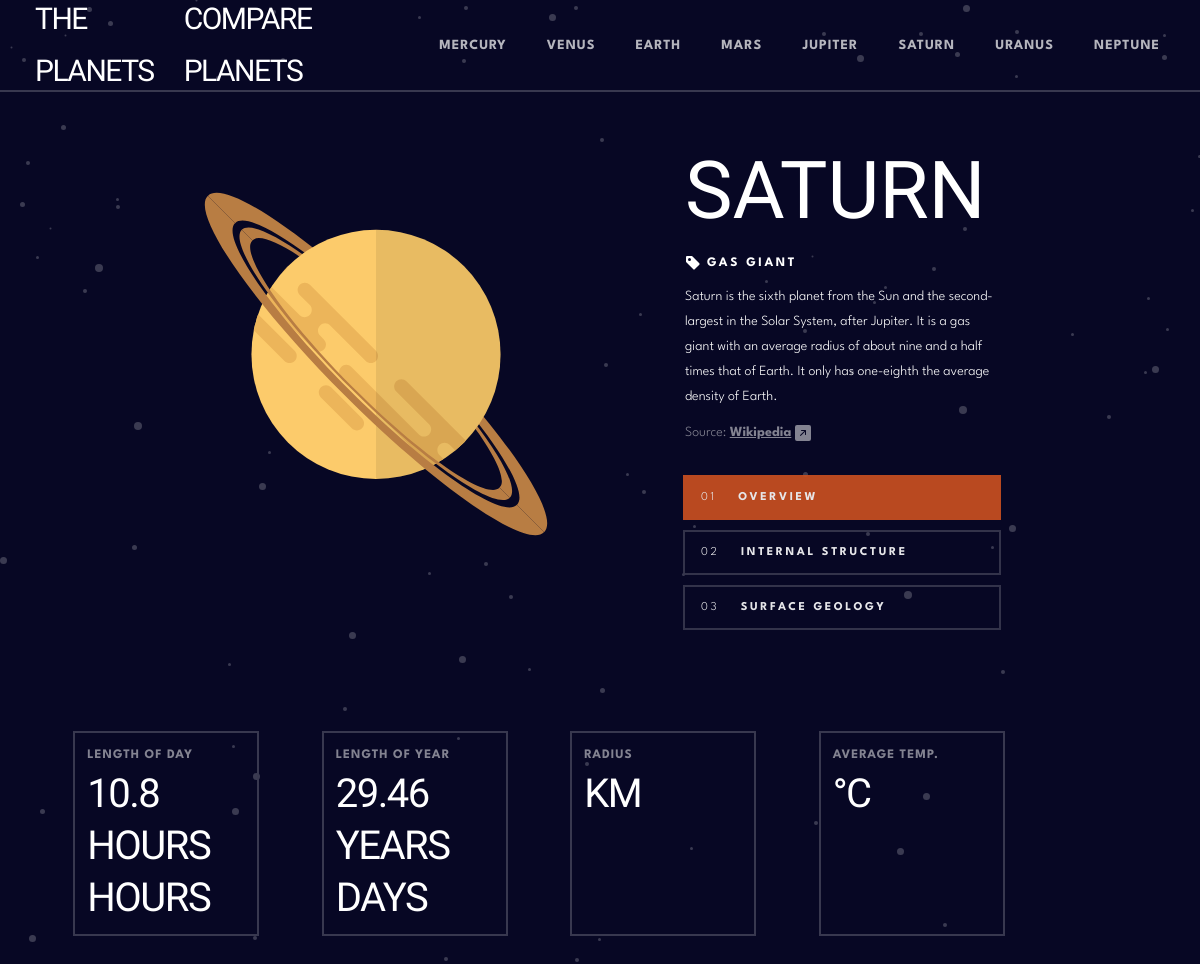
Before: /Saturn/1/ with the older database file.
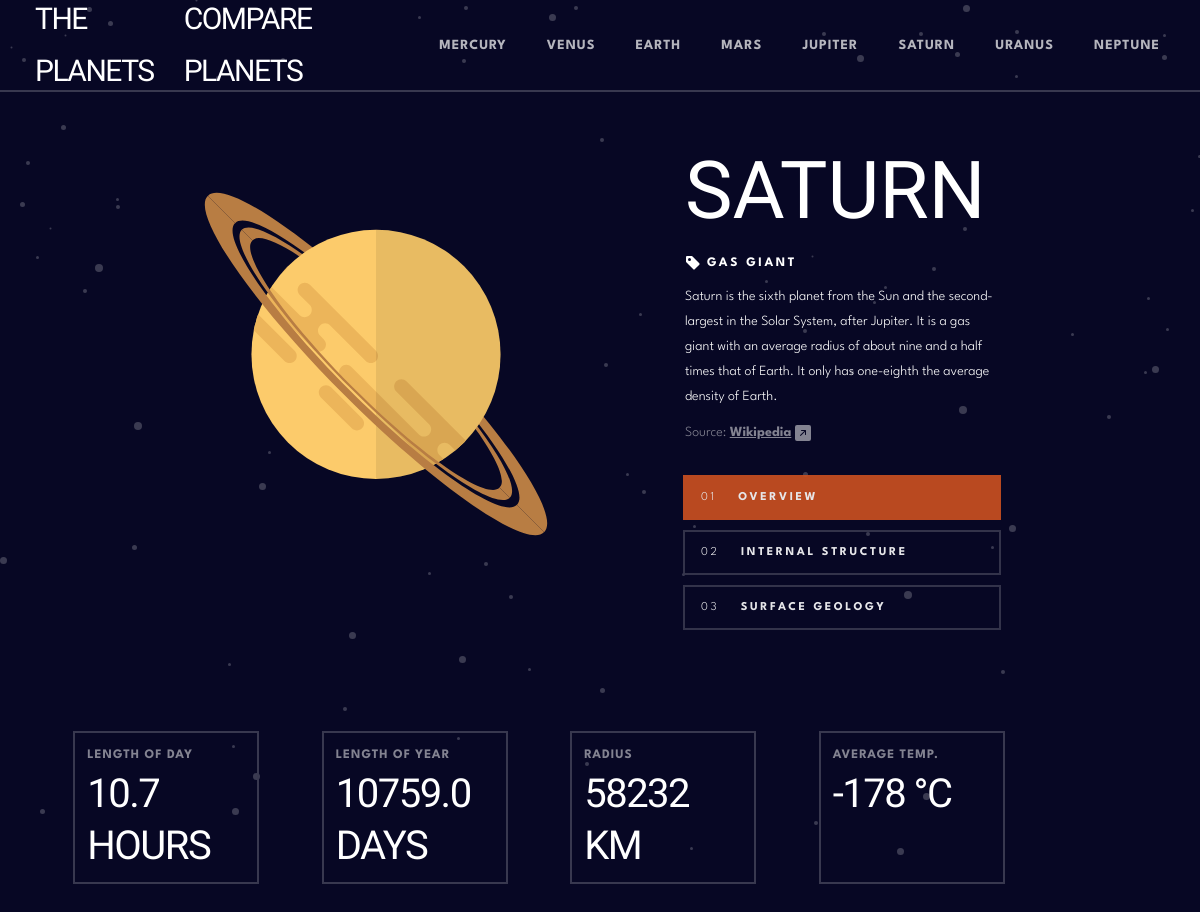
After: the same page with the newer database file.
### planets_app/models.py (models this page shows, shortened)
class Planet(models.Model):
    YES = "Y"
    NO = "N"
    Y_N_CHOICES = [
        (YES, "Yes"),
        (NO, "No")
    ]
    mass = models.CharField(max_length=50, default='add a value')
    gravity = models.FloatField(validators=[MinValueValidator(0.0)], default=0.0)
    distance_sun = models.FloatField(validators=[MinValueValidator(0.0)], default=0.0)
    moons_num = models.IntegerField(default=0)
    rings = models.CharField(max_length=1, choices=Y_N_CHOICES, default=YES)
    category_id = models.ForeignKey(PlanetType, on_delete=models.CASCADE, default=1)
    name = models.CharField(max_length=50)
    overview = models.TextField()
    overview_source = models.URLField()
    structure = models.TextField()
    structure_source = models.URLField()
    geology = models.TextField()
    geology_source = models.URLField()
    rotation = models.FloatField(validators=[MinValueValidator(0.0)], default=0.0)
    revolution = models.FloatField(validators=[MinValueValidator(0.0)], default=0.0)
    radius = models.FloatField(validators=[MinValueValidator(0.0)], default=0.0)
    temperature = models.FloatField(default=0.0)
    planet_image = models.FileField(upload_to="static/images/",
                                    validators=[FileExtensionValidator(['pdf', 'doc', 'svg'])])
    internal_image = models.FileField(upload_to="static/images/",
                                      validators=[FileExtensionValidator(['pdf', 'doc', 'svg'])])
    geology_image = models.ImageField(upload_to="static/images/")

class PlanetType(models.Model):
    TERRESTRIAL_PLANET = "TP"
    GAS_GIANT = "GGP"
    PLANET_TYPES_CATEGORY = [
        (TERRESTRIAL_PLANET, "Terrestrial Planet"),
        (GAS_GIANT, "Gas Giant")
    ]
    planet_category = models.CharField(max_length=3, choices=PLANET_TYPES_CATEGORY)
    def __str__(self):
        planet_category_dict = dict(self.PLANET_TYPES_CATEGORY)
        category_full_name = planet_category_dict[self.planet_category]
        return f"{category_full_name}"

### planets_app/views.py (the view)
# urls.py: path('<str:planet_name>/<str:planet_section>/', views.planet_detail, name='planet_detail'),
def planet_detail(request, planet_name, planet_section):
    active_planet = planet_name
    active_section = planet_section
    if planet_name in planet_names and planet_section in planet_sections:
        planet = get_object_or_404(Planet, name=planet_name)
        return render(request, 'planets_app/planet_detail.html', {'planet': planet,
                                                                  'planet_names': planet_names,
                                                                  'active_planet': active_planet,
                                                                  'active_section': active_section
                                                                  })
    else:
        return render(request, 'planets_app/404.html')

### templates/planets_app/planet_detail.html (shortened to what this page needs)
{% extends "planets_app/base.html" %}
{% load static %}
{% block body_block %}
<div class="container-fluid row p-5">
    <div class="col-lg-7" style="text-align:center">
        <div class="tab-content">
            <div id="target1-img" class="container tab-pane{% if active_section == '1' %} active {% endif %}"><br>
                <img alt="{{ planet.name }} Overview" title="{{ planet.name }} Overview"
                     src="{{ planet.planet_image.url }}" width="400">
            </div>
        </div>
    </div>
    <div class="col-lg-4">
        <div style="height:330px">
            <div class="tab-content h-50 planet-details-h-body">
                <h1>{{ planet.name }}</h1>
                <h3>
                    <svg xmlns="http://www.w3.org/2000/svg" width="16" height="16" fill="currentColor"
                         class="bi bi-tag-fill" viewBox="0 0 16 16">
                        <path d="M2 1a1 1 0 0 0-1 1v4.586a1 1 0 0 0 .293.707l7 7a1 1 0 0 0 1.414 0l4.586-4.586a1 1 0 0 0 0-1.414l-7-7A1 1 0 0 0 6.586 1H2zm4 3.5a1.5 1.5 0 1 1-3 0 1.5 1.5 0 0 1 3 0z"/>
                    </svg>
                    {{ planet.category_id }}
                </h3>
                <div id="target1" class="tab-pane{% if active_section == '1' %} active {% endif %}">
                    <p style="height:120px">{{ planet.overview }}</p>
                    <p class="p-source">Source:
                        <a href="{{ planet.overview_source }}">Wikipedia</a>
                    </p>
                </div>
            </div>
        </div>
        <ul class="nav nav-pills flex-column col-12" role="tablist">
            <li class="nav-item">
                <a class="nav-link-custom {% if active_section == '1' %} active {% endif %}"
                   href="{% url 'planets_app:planet_detail' planet_name=active_planet planet_section=1 %}">01 <span> Overview</span>
                </a>
            </li>
            <li class="nav-item">
                <a class="nav-link-custom {% if active_section == '2' %} active {% endif %}"
                   href="{% url 'planets_app:planet_detail' planet_name=active_planet planet_section=2 %}">02 <span> Internal structure</span>
                </a>
            </li>
            <li class="nav-item">
                <a class="nav-link-custom {% if active_section == '3' %} active {% endif %}"
                   href="{% url 'planets_app:planet_detail' planet_name=active_planet planet_section=3 %}">03 <span> Surface geology</span>
                </a>
            </li>
        </ul>
    </div>
</div>
<div class="container mt-5">
    <div class="row">
        <div class="col-sm-2 col-border planet-details-h-footer">
            <h4>Length of day</h4>
            <h2>{{ planet.rotation }} hours</h2>
        </div>
        <div class="col-sm-2 col-border planet-details-h-footer">
            <h4>Length of year</h4>
            <h2>{{ planet.revolution }} days</h2>
        </div>
        <div class="col-sm-2 col-border planet-details-h-footer">
            <h4>Radius</h4>
            <h2>{{ planet.radius|floatformat:0 }} km</h2>
        </div>
        <div class="col-sm-2 col-border planet-details-h-footer">
            <h4>Average temp.</h4>
            <h2>{{ planet.temperature|floatformat:0 }} &deg;C</h2>
        </div>
    </div>
</div>
{% endblock %}

Changed rows visible on the page:
changed Planet "SATURN": rotation "10.8 HOURS" → "10.7"; revolution "29.46 YEARS" → "10759.0"; radius (not shown) → "58232"; temperature (not shown) → "-178"
